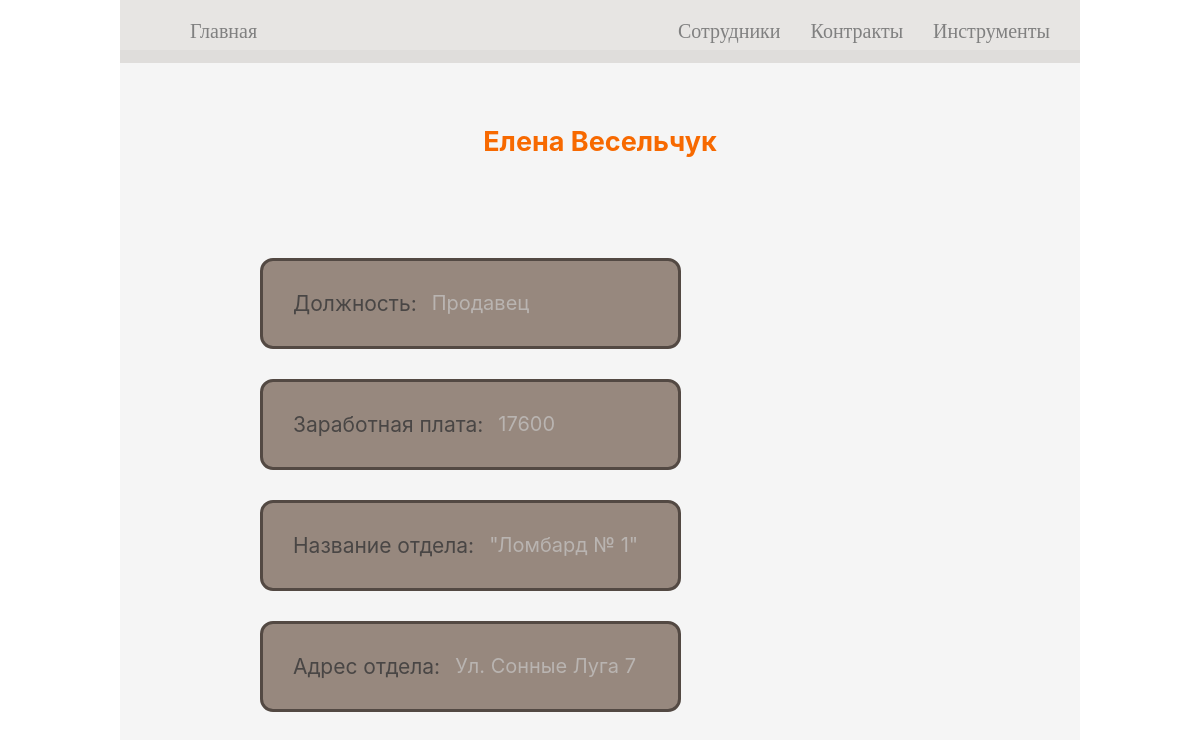
The app's page /users/employees/2/, older data.
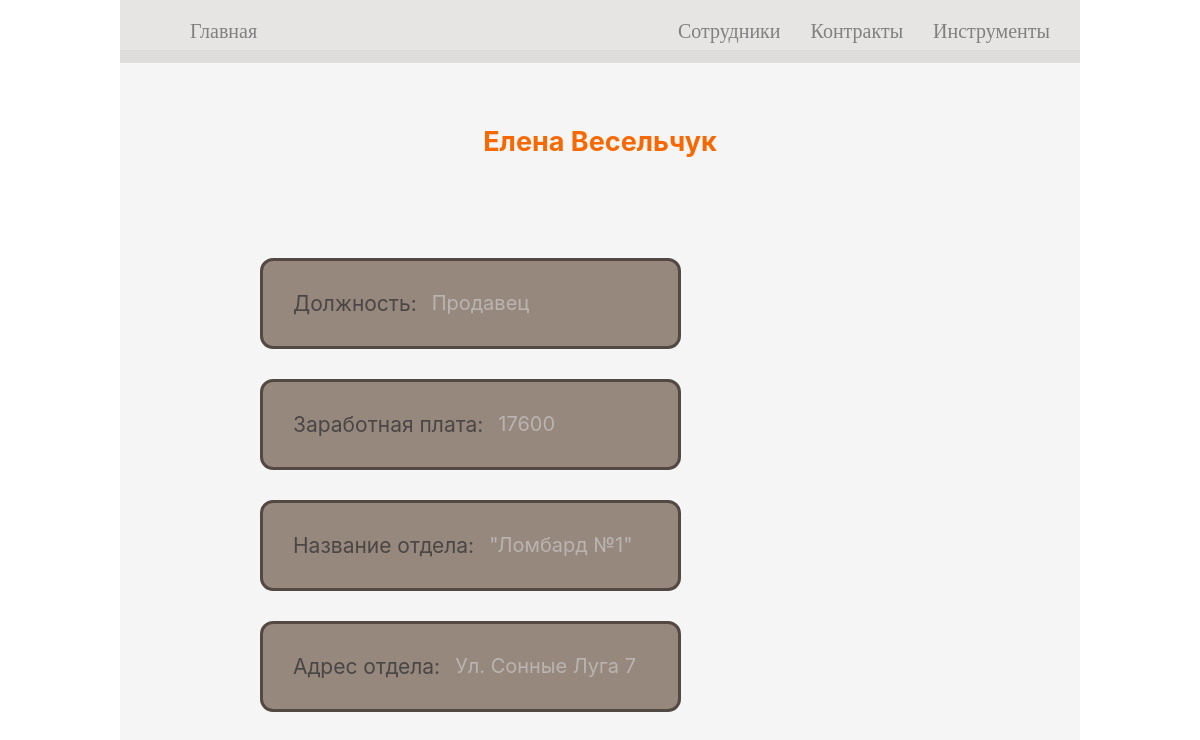
The same page, newer data.
### cellar/models.py (models this page shows, shortened)
class Employees(models.Model):
    Employee_id = models.PositiveIntegerField(primary_key=True)
    First_name = models.CharField(max_length=30)
    Last_name = models.CharField(max_length=30)
    Post_id = models.ForeignKey(Posts, on_delete=models.CASCADE)
    Phone_number = models.BigIntegerField()
    Division_id = models.ForeignKey(Divisions, on_delete=models.CASCADE)
    class Meta:
        verbose_name_plural = "Сотрудники"

class Posts(models.Model):
    Post_id = models.PositiveIntegerField(primary_key=True)
    content = models.CharField(max_length=30)
    Salary = models.IntegerField(default=14375)
    class Meta:
        verbose_name_plural = "Должности"

class Divisions(models.Model):
    Division_id = models.PositiveIntegerField(primary_key=True)
    Division_name = models.CharField(max_length=30)
    Street_address = models.CharField(max_length=30)
    class Meta:
        verbose_name_plural = "Отделения"

### cellar/views.py (the view)
# urls.py: path('employees/<int:id>/', get_employee, name='get_employee'),
def get_employee(request, id):
    if not (id > 0 and id < 8): # ?When id is negative its not working
        raise ValueError('Сотрудника с таким именем не существует')
    info = Employees.objects.get(Employee_id=id)
    data['get_employee']['info'] = info
    data['get_employee']['title'] = info.First_name + ' ' + info.Last_name
    post = info.Post_id
    data['get_employee']['post'] = post
    division = info.Division_id
    data['get_employee']['division'] = division
    return render(request, 'Lombard/get_employee.html', context=data['get_employee'])

### templates/Lombard/get_employee.html
{% extends 'Lombard/includes/frame.html' %}
{% block main_section %}
<div class="main">
    <h2 class="info-title"> {{ info.First_name }} {{ info.Last_name }} </h2>
    <div class="info-container">
        <div class="info-frame">
            <p class="get-employees-p"> <span>Должность:</span> {{ post.content }} </p>
        </div>
        <div class="info-frame">
            <p class="get-employees-p"> <span>Заработная плата:</span> {{ post.Salary }} </p>
        </div>
        <div class="info-frame">
            <p class="get-employees-p"> <span>Название отдела:</span> "{{ division.Division_name }}" </p>
        </div>
        <div class="info-frame">
            <p class="get-employees-p"> <span>Адрес отдела:</span> {{ division.Street_address }} </p>
        </div>
    </div>
</div>
{% endblock main_section %}

### templates/Lombard/includes/frame.html (shortened to what this page needs)
{% load static %}
<!DOCTYPE html>
<html lang="ru">
<head>
    <link rel="stylesheet" href="{% static 'Lombard/css/index.css' %}">
</head>
<body>
    <div class="container">
        <div class="nav">
            <a href="{% url 'home' %}" class="nav-solo-a"> Главная </a>
            <p>
                <a href="{% url 'employees' %}"> Сотрудники </a>
                <a href="{% url 'contracts' %}"> Контракты </a>
                <a href="{% url 'tools' %}"> Инструменты </a>
            </p>
        </div>
      {% block main_section %}
      {% endblock %}
    </div>
</body>
</html>

### cellar/static/Lombard/css/index.css (style rules this page uses)
body { margin: 0; }
.container { display: flex; flex-direction: column; align-items: center; }
.nav { width: 80%; display: flex; justify-content: space-between; background: #ccc9c47a; }
.nav p { font-size: 20px; display: flex; justify-content: space-around; }
.nav a { font-size: 20px; color: grey; text-decoration: none; display: flex; align-items: center; }
.nav p a { margin-right: 30px; }
.nav-solo-a { margin-left: 70px; }
.main { width: 80%; min-height: 881px; height: fit-content; position: absolute; top: 50px; bottom: 0; background: #80808014; display: flex; flex-direction: column; }
.title, .section-title, .info-title, .error-title { font-size: 35px; margin-top: 75px; font-family: "Inter", sans-serif; text-align: center; }
.name-frame, .info-frame, .contract-frame, .true-frame, .false-frame { width: fit-content; height: fit-content; background: #c99474; border: solid 3px #53301c; border-radius: 13px; display: flex; justify-content: center; align-items: center; }
.info-title { font-size: 27px; color: #f76900; margin-bottom: 100px; }
.info-container { height: 25%; display: flex; flex-direction: column; gap: 30px; margin-left: 140px; margin-right: 50px; margin-bottom: 30px; }
.info-frame { background: #97887e; border: solid 3px #534943; }
.get-employees-p, .get-contract-p, .true-p, .false-p { width: 355px; font-size: 20px; font-family: "Inter", sans-serif; color: #b9b4b1; margin-block-start: 0em; margin-block-end: 0em; padding: 30px; display: flex; gap: 15px; }
.get-employees-p span, .get-contract-p span { font-size: 21px; color: #494645; }

Row changes from the older to the newer data that the page shows:
changed Divisions "Ул. Сонные Луга 7": Division_name "Ломбард № 1" → "Ломбард №1"
